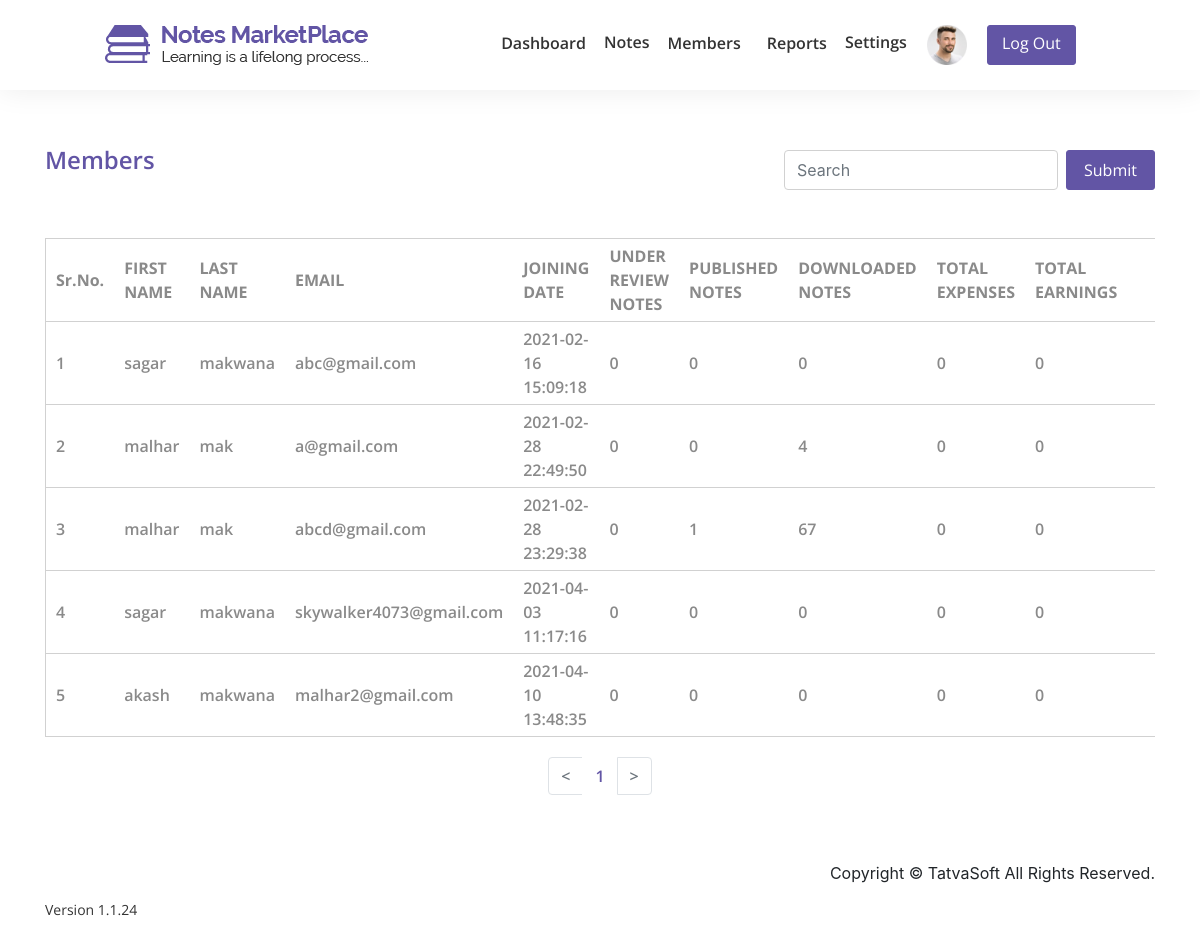
The page /notesmarketplace/admin/members.php (signed in) on the database its author committed.
### tables this page shows
CREATE TABLE `userprofile` (
  `ID` int(11) NOT NULL,
  `UserID` int(11) NOT NULL,
  `DOB` datetime DEFAULT NULL,
  `Gender` int(11) DEFAULT NULL,
  `SecondaryEmailAddress` varchar(100) DEFAULT NULL,
  `PhoneNumber_CountryCode` varchar(5) NOT NULL,
  `PhoneNumber` varchar(20) NOT NULL,
  `ProfilePicture` varchar(500) DEFAULT NULL,
  `AddressLine1` varchar(100) NOT NULL,
  `AddressLine2` varchar(100) NOT NULL,
  `City` varchar(50) NOT NULL,
  `State` varchar(50) NOT NULL,
  `ZipCode` varchar(50) NOT NULL,
  `Country` varchar(50) NOT NULL,
  `University` varchar(100) DEFAULT NULL,
  `College` varchar(100) DEFAULT NULL,
  `CreatedDate` datetime DEFAULT current_timestamp(),
  `CreatedBy` int(11) DEFAULT NULL,
  `ModifiedDate` datetime DEFAULT NULL,
  `ModifiedBy` int(11) DEFAULT NULL
);

CREATE TABLE `users` (
  `ID` int(11) NOT NULL,
  `RoleID` int(11) NOT NULL,
  `FirstName` varchar(50) NOT NULL,
  `LastName` varchar(50) NOT NULL,
  `EmailID` varchar(100) NOT NULL,
  `Password` varchar(24) NOT NULL,
  `IsEmailVerified` bit(1) NOT NULL DEFAULT b'0',
  `CreatedDate` datetime DEFAULT current_timestamp(),
  `CreatedBy` int(11) DEFAULT NULL,
  `ModifiedDate` datetime DEFAULT NULL,
  `ModifiedBy` int(11) DEFAULT NULL,
  `IsActive` bit(1) DEFAULT b'1',
  `vkey` varchar(255) DEFAULT ''
);

### notesmarketplace/admin/members.php (the view, shortened to what this page needs)
<?php
include"../includes/database.php";
?>
<?php
if(!isset($_SESSION['user_id'])){
?>
<script>
    location.replace('../login.php');
</script>
<?php
}else{
    $user_id = $_SESSION['user_id'];
}
?>
<?php
$admin = "SELECT * FROM userprofile WHERE UserID = $user_id AND ProfilePicture IS NOT NULL";
$admin_info = mysqli_query($connection,$admin);
    $adm = mysqli_fetch_assoc($admin_info);
if(mysqli_num_rows($admin_info) != 0){
    $profile = $adm['ProfilePicture'];
}
?>
<!DOCTYPE html>
<html lang="en">
<head>
    <link rel="stylesheet" href="css/font-awesome/css/font-awesome.min.css">
    <link rel="stylesheet" href="css/bootstrap/bootstrap.min.css">
    <link rel="stylesheet" href="css/dash.css">
    <link rel="stylesheet" href="css/nav.css">
    <link rel="stylesheet" href="css/preloader.css">
</head>
<body>
    <header>
        <div class="container">
            <nav class="navbar navbar-expand-lg navbar-light fixed-top">
                <div class="collapse navbar-collapse " id="navbarTogglerDemo01">
                    <div class="container">
                        <a class="navbar-brand float-left" href="#"><img src="../img/logo.png" class="img-fluid"></a>
                        <ul class="navbar-nav mr-auto mt-2 mt-lg-0 ml-auto">
                            <li class="nav-item"><a class="nav-link" href="<?php if(isset($user_id)){ echo 'dashboard.php?user_id='.$user_id;}else {echo 'dashboard.php';}?>">Dashboard</a></li>
                            <li class="nav-item note-dropdown">
                                <div class="dropdown show">
                                    <a class="note-dropdown" href="#" role="" id="dropdownMenuLink" data-toggle="dropdown" aria-haspopup="true" aria-expanded="false">
                                        Notes
                                    </a>
                                </div>
                            </li>
                            <li class="nav-item"><a class="nav-link" href="members.php">Members</a> </li>
                            <li class="nav-item"><a class="nav-link" href="spam_reports.php">Reports</a></li>
                            <li class="nav-item note-dropdown">
                             <div class="dropdown show">
                                    <a class="note-dropdown" href="#" role="" id="dropdownMenuLink" data-toggle="dropdown" aria-haspopup="true" aria-expanded="false" >
                                      Settings
                                    </a>
                                </div>
                            </li>
                            <li class="nav-item ">
                                <div class="dropdown show">
                                    <a class="" href="#" role="" id="dropdownMenu" data-toggle="dropdown" aria-haspopup="true" aria-expanded="false">
                                        <?php
                                       if(isset($profile)){
                                           ?>
                                        <img class="profile" src="<?php if(isset($profile)){ echo $profile; }?>" alt="">
                                        <?php
                                       }else{
                                          ?>
                                        <img class="profile" src="../img/images/user-l.jpg" alt="">
                                        <?php } ?>
                                    </a>
                                </div>
                            </li>
                            <li class="nav-item"><a class="btn btn-primary" href="../logout.php" role="button">Log Out</a></li>
                        </ul>
                    </div>
                </div>
            </nav>
        </div>
    </header>
    <section id="progress-notes">
        <div class="content-box-lg">
            <div class="container">
                <div class="table-title row">
                    <div class="col-6">
                        <p>Members</p>
                    </div>
                    <div class="col-6">
                        <form class="form-inline" method="post">
                            <input type="text" class="form-control mb-2 mr-sm-2" id="inlineFormInputName2" placeholder="Search" name="search">
                            <button type="submit" class="btn btn-primary mb-2" name="submit">Submit</button>
                        </form>
                    </div>
                </div>
                <div class="table-responsive">
                    <table class="progres">
                        <tr>
                            <th>Sr.No.</th>
                            <th>FIRST NAME</th>
                            <th>LAST NAME</th>
                            <th>EMAIL</th>
                            <th>JOINING DATE</th>
                            <th>UNDER REVIEW NOTES</th>
                            <th>PUBLISHED NOTES</th>
                            <th>DOWNLOADED NOTES</th>
                            <th>TOTAL EXPENSES</th>
                            <th>TOTAL EARNINGS </th>
                            <th></th>
                        </tr>
                        <?php
                         if(isset($_GET['page'])){
                            $page = $_GET['page'];
                            $page =mysqli_real_escape_string($connection,$page);
                            $page = htmlentities($page);
                            }
                            else{
                                $page = 1;
                            }
                            $num_per_page = 5;
                            $start_from = ($page-1) * $num_per_page;
                             if(isset($_POST['submit'])){
                                $search = $_POST['search'];
                                 $query = "SELECT * FROM sellernotes WHERE Status = 'published' AND Title LIKE '{$search}%' OR Category LIKE '{$search}%' ";
                             }
                            else{
                            $query = "SELECT * FROM users";
                            }
                          $published_notes = mysqli_query($connection,$query);
                          $total_records = mysqli_num_rows($published_notes);
                         $total_pages = ceil($total_records / $num_per_page);
                        $i=1;
                        $k=  $num_per_page + $start_from;
                        $srno = 0;
                        while($row = mysqli_fetch_assoc($published_notes)){
                            $id = $row['ID'];
                            $fname = $row['FirstName'];
                            $lname = $row['LastName'];
                            $email = $row['EmailID'];
                            $join_date = $row['CreatedDate'];
                            $inreview = "SELECT * FROM sellernotes WHERE SellerID = $id AND Status = 'inreview'";
                            $inr_query = mysqli_query($connection,$inreview);
                            $inreview_notes = mysqli_num_rows($inr_query);
                            $p = "SELECT * FROM sellernotes WHERE SellerID = $id AND Status = 'published'";
                            $p_query = mysqli_query($connection,$p);
                            $p_notes = mysqli_num_rows($p_query);
                            $d = "SELECT * FROM downloads WHERE Downloader = $id ";
                            $d_query = mysqli_query($connection,$d);
                            $d_notes = mysqli_num_rows($d_query);
                            $exp_amount = 0;
                            $exp = "SELECT * FROM downloads WHERE Downloader = $id AND IsSellerHasAllowedDownload = 1 AND IsPaid = 1";
                            $exp_query = mysqli_query($connection,$exp);
                            while($e = mysqli_fetch_assoc($exp_query)){
                                $price = $e['PurchasedPrice'];
                                $exp_amount = $exp_amount + $price ;
                            }
                             $earned_amount = 0;
                            $earn = "SELECT * FROM downloads WHERE Seller = $id AND IsSellerHasAllowedDownload = 1 AND IsPaid = 1";
                            $earn_query = mysqli_query($connection,$earn);
                            while($earning = mysqli_fetch_assoc($earn_query)){
                                $p = $e['PurchasedPrice'];
                                $earned_amount = $earned_amount + $p ;
                            }
                            if($start_from<$i){
                            $srno++;
                    ?>
                       <tr>
                            <td><?php echo $srno;  ?></td>
                            <td><?php echo $fname; ?></td>
                            <td><?php echo $lname;  ?></td>
                            <td><?php echo $email;  ?></td>
                            <td><?php echo $join_date;   ?></td>
                            <td><?php echo $inreview_notes;  ?></td>
                            <td><?php echo $p_notes;   ?></td>
                            <td><?php echo $d_notes; ?></td>
                            <td><?php echo $exp_amount;  ?></td>
                            <td><?php echo $earned_amount;  ?></td>
                            <td></td>
                            <td>
                            </td>
                        </tr>
                        <?php
                        }
                             $i++;
                                if($i>$k){
                                    break;
                                }
                        }
                    ?>
                    </table>
                </div>
                <nav aria-label="Page navigation example" id="pagination" style="margin-top : 20px;">
                    <ul class="pagination d-flex justify-content-center">
                        <li class="page-item  <?php if($page == 1){ echo 'disabled'; }?>">
                            <a class="page-link" href="dashboard.php?page=<?php echo $page-1; ?>" aria-label="Previous">
                                <span aria-hidden="true">&#60;</span>
                            </a>
                        </li>
                        <?php
                            for($i=1;$i<=$total_pages;$i++){
                        ?>
                        <li class="page-item">
                            <a class="page-link <?php if($page == $i) { echo 'active'; }?>" href="dashboard.php?page=<?php echo $i ; ?>"><?php echo $i ;?></a>
                        </li>
                        <?php
                            }
                        ?>
                        <li class="page-item <?php if($page == $total_pages){ echo 'disabled'; }?>">
                            <a class="page-link" href="dashboard.php?page=<?php echo $page-1; ?>" aria-label="Next">
                                <span aria-hidden="true">&#62;</span>
                            </a>
                        </li>
                    </ul>
                </nav>
            </div>
        </div>
    </section>
    <footer>
        <div class="container">
            <div class="row">
                <div class="col-md-6 col-sm-8 foot-text text-left">
                    <p>Version 1.1.24</p>
                </div>
                <div class="col-md-6 col-sm-4 foot-icon col-sm-4 text-right">
                    <p>Copyright &copy; TatvaSoft All Rights Reserved.</p>
                </div>
            </div>
        </div>
    </footer>
</body>
</html>

### notesmarketplace/admin/css/dash.css (style rules this page uses)
.form-inline { float: right; }
.form-control { border: 1px solid #d1d1d1; }
.profile { padding: 0px 10px; }
.content-box-lg { padding: 50px 0; }
a { color: #333333; font-family: "Open Sans"; font-size: 16px; font-weight: 600; line-height: 20px; }
.btn-primary { color: #fff; background-color: #6255a5; border-color: #6255a5; width: 89px; border-radius: 3px; font-family: "Open Sans"; font-size: 16px; line-height: 22px; }
.progres { margin-top: 40px; border: 1px solid #d1d1d1; width: 1100px; }
.progres tr { border: 1px solid #d1d1d1; height: 75px; font-family: "Open Sans"; font-weight: 600; font-size: 16px; color: #8a8a8a; }
.progres th,td { padding: 5px 10px; }
.table-title p { position: absolute; font-family: "Open Sans"; font-weight: 600; font-size: 24px; color: #6255a5; line-height: 20px; }
.pagination > li > a, .pagination > li > span { border: 1px solid white; color: #6255a5; }

### notesmarketplace/admin/css/nav.css (style rules this page uses)
.profile { padding: 0px 10px; }
.content-box-lg { padding: 50px 0; }
.note-dropdown { padding-top: 5px; }
.collapse { padding: 10px 0; }
.nav-item { padding-right: 5px; padding-left: 5px; }
.navbar-light .navbar-nav .nav-link { color: #333333; font-family: "Open Sans"; font-size: 16px; font-weight: 600; line-height: 20px; }
.nav-item img { height: 40px; width: 60px; }
.navbar { padding: 10px 0 10px 0; background-color: white; padding-left: 90px; box-shadow: 0px 0px 30px 0px rgba(0, 0, 0, 0.08); }
a { color: #333333; font-family: "Open Sans"; font-size: 16px; font-weight: 600; line-height: 20px; }

### notesmarketplace/admin/members.php (style rules this page uses)
.form-control, .btn, #month { height: 40px; }
#progress-notes { margin-top: 100px; }
.col-6 p { position: relative; }
.foot-text p { margin: 40px 0; font-family: 'Open Sans', sans-serif; font-size: 14px; font-weight: 400; line-height: 18px; color: #333333; }

### rows shown on the page
userprofile: ProfilePicture (picture)
users: FirstName "sagar", LastName "makwana", EmailID "abc@gmail.com", CreatedDate "2021-02-16 15:09:18", inreview_notes "0", p_notes "0", d_notes "0", exp_amount "0", earned_amount "0"
users: FirstName "malhar", LastName "mak", EmailID "a@gmail.com", CreatedDate "2021-02-28 22:49:50", inreview_notes "0", p_notes "0", d_notes "4", exp_amount "0", earned_amount "0"
users: FirstName "malhar", LastName "mak", EmailID "abcd@gmail.com", CreatedDate "2021-02-28 23:29:38", inreview_notes "0", p_notes "1", d_notes "67", exp_amount "0", earned_amount "0"
users: FirstName "sagar", LastName "makwana", EmailID "skywalker4073@gmail.com", CreatedDate "2021-04-03 11:17:16", inreview_notes "0", p_notes "0", d_notes "0", exp_amount "0", earned_amount "0"
users: FirstName "akash", LastName "makwana", EmailID "malhar2@gmail.com", CreatedDate "2021-04-10 13:48:35", inreview_notes "0", p_notes "0", d_notes "0", exp_amount "0", earned_amount "0"
